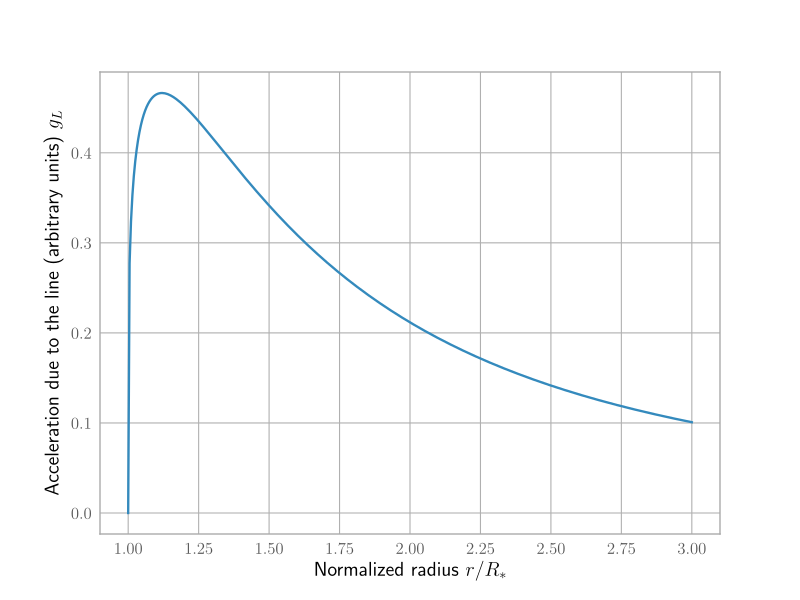

Source code (Python):
import numpy as np
import matplotlib.pyplot as plt
from astropy.visualization import astropy_mpl_style
plt.style.use(astropy_mpl_style)

rs = np.linspace(1, 3, num=400)

a = .6
b = .7

gs = rs ** (-2) * (1 - 1 / rs)**(a * (2 * b - 1))

plt.plot(rs, gs)
plt.xlabel("Normalized radius $r / R_*$")
plt.ylabel("Acceleration due to the line (arbitrary units) $g_L$")
plt.show(block=False)
